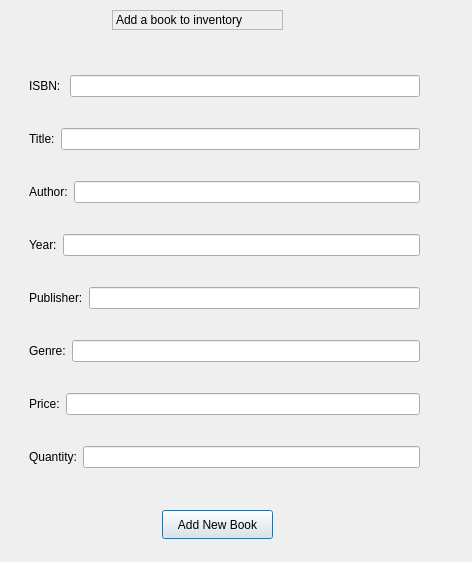
<?xml version="1.0" encoding="UTF-8"?>
<ui version="4.0">
 <class>addBook</class>
 <widget class="QDialog" name="addBook">
  <property name="geometry">
   <rect>
    <x>0</x>
    <y>0</y>
    <width>472</width>
    <height>562</height>
   </rect>
  </property>
  <property name="windowTitle">
   <string>Add a new Book</string>
  </property>
  <widget class="QLabel" name="Pagetitle">
   <property name="geometry">
    <rect>
     <x>112</x>
     <y>10</y>
     <width>171</width>
     <height>20</height>
    </rect>
   </property>
   <property name="frameShape">
    <enum>QFrame::StyledPanel</enum>
   </property>
   <property name="text">
    <string>Add a book to inventory</string>
   </property>
  </widget>
  <widget class="QWidget" name="verticalLayoutWidget">
   <property name="geometry">
    <rect>
     <x>29</x>
     <y>50</y>
     <width>391</width>
     <height>451</height>
    </rect>
   </property>
   <layout class="QVBoxLayout" name="Vform">
    <item>
     <layout class="QHBoxLayout" name="Hform8">
      <item>
       <widget class="QLabel" name="isbn">
        <property name="text">
         <string>ISBN: </string>
        </property>
       </widget>
      </item>
      <item>
       <widget class="QLineEdit" name="isbnInput"/>
      </item>
     </layout>
    </item>
    <item>
     <layout class="QHBoxLayout" name="Hform7">
      <item>
       <widget class="QLabel" name="title">
        <property name="text">
         <string>Title:</string>
        </property>
       </widget>
      </item>
      <item>
       <widget class="QLineEdit" name="titleInput"/>
      </item>
     </layout>
    </item>
    <item>
     <layout class="QHBoxLayout" name="Hform5">
      <item>
       <widget class="QLabel" name="author">
        <property name="text">
         <string>Author:</string>
        </property>
       </widget>
      </item>
      <item>
       <widget class="QLineEdit" name="authorInput"/>
      </item>
     </layout>
    </item>
    <item>
     <layout class="QHBoxLayout" name="Hform4">
      <item>
       <widget class="QLabel" name="year">
        <property name="text">
         <string>Year:</string>
        </property>
       </widget>
      </item>
      <item>
       <widget class="QLineEdit" name="yearInput">
        <property name="inputMethodHints">
         <set>Qt::ImhFormattedNumbersOnly</set>
        </property>
       </widget>
      </item>
     </layout>
    </item>
    <item>
     <layout class="QHBoxLayout" name="Hform3">
      <item>
       <widget class="QLabel" name="publisher">
        <property name="text">
         <string>Publisher:</string>
        </property>
       </widget>
      </item>
      <item>
       <widget class="QLineEdit" name="publisherInput"/>
      </item>
     </layout>
    </item>
    <item>
     <layout class="QHBoxLayout" name="Hform1">
      <item>
       <widget class="QLabel" name="genre">
        <property name="text">
         <string>Genre:</string>
        </property>
       </widget>
      </item>
      <item>
       <widget class="QLineEdit" name="genreInput"/>
      </item>
     </layout>
    </item>
    <item>
     <layout class="QHBoxLayout" name="Hform6">
      <item>
       <widget class="QLabel" name="price">
        <property name="text">
         <string>Price:</string>
        </property>
       </widget>
      </item>
      <item>
       <widget class="QLineEdit" name="priceInput">
        <property name="inputMethodHints">
         <set>Qt::ImhFormattedNumbersOnly</set>
        </property>
       </widget>
      </item>
     </layout>
    </item>
    <item>
     <layout class="QHBoxLayout" name="Hform2">
      <item>
       <widget class="QLabel" name="quantity">
        <property name="text">
         <string>Quantity:</string>
        </property>
       </widget>
      </item>
      <item>
       <widget class="QLineEdit" name="quantityInput">
        <property name="inputMethodHints">
         <set>Qt::ImhFormattedNumbersOnly</set>
        </property>
       </widget>
      </item>
     </layout>
    </item>
   </layout>
  </widget>
  <widget class="QPushButton" name="addBookbutton">
   <property name="geometry">
    <rect>
     <x>162</x>
     <y>510</y>
     <width>111</width>
     <height>29</height>
    </rect>
   </property>
   <property name="text">
    <string>Add New Book</string>
   </property>
  </widget>
 </widget>
 <resources/>
 <connections>
  <connection>
   <sender>addBookbutton</sender>
   <signal>clicked()</signal>
   <receiver>addBook</receiver>
   <slot>addNewBook()</slot>
   <hints>
    <hint type="sourcelabel">
     <x>217</x>
     <y>524</y>
    </hint>
    <hint type="destinationlabel">
     <x>235</x>
     <y>280</y>
    </hint>
   </hints>
  </connection>
 </connections>
 <slots>
  <slot>addNewBook()</slot>
 </slots>
</ui>
